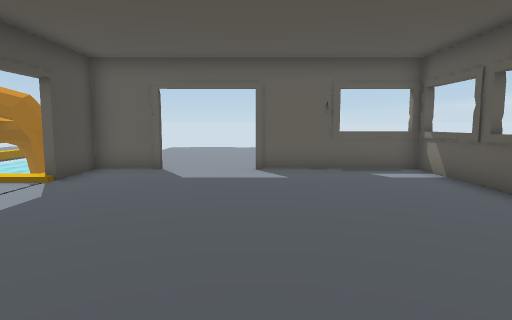
View 1 (above)

16 first-person views from a walk through a scene from a Unity 3-D project. The camera is 1.4 m above the floor, tilts 6° down and sees 75° across. The floor is counted in squares, 1 m on a side. Each view is taken from the middle of a square. On the plan, view 1 faces up. The plan holds only what a view shows up to about 15 squares ahead; the rest is blank. The place goes on beyond the plan. The player character is not drawn. Some surface patterns are stand-ins.

View 2
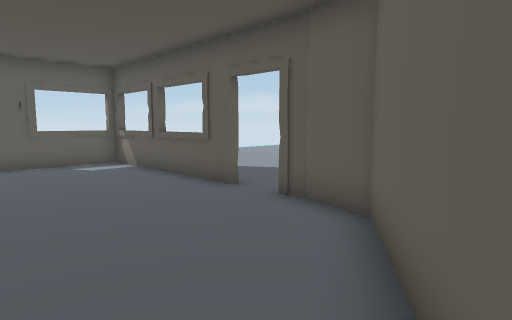

View 3
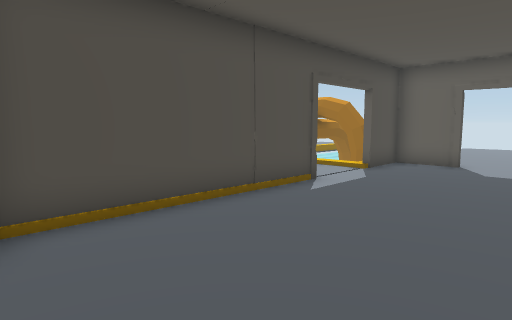

View 4
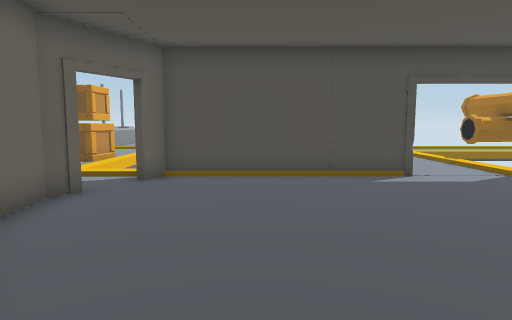

View 5
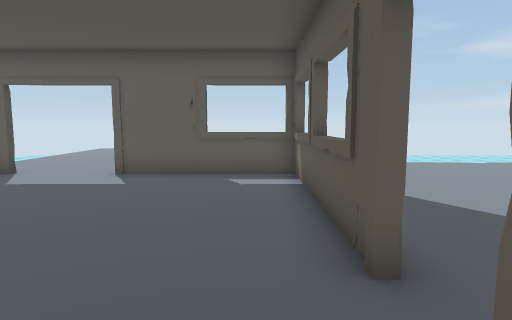

View 6
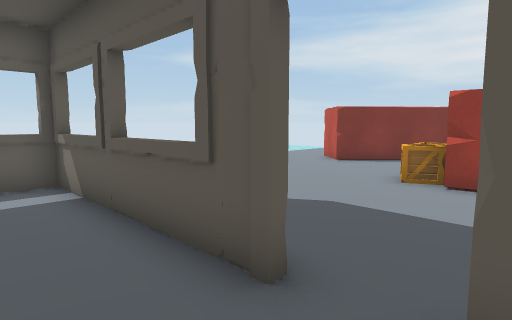

View 7
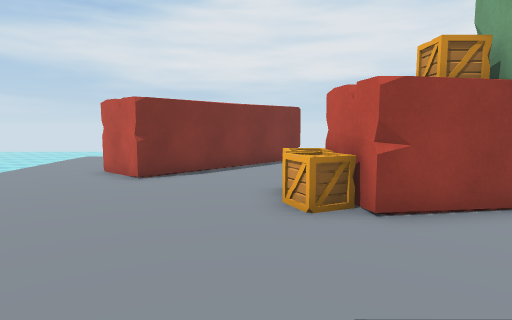

View 8
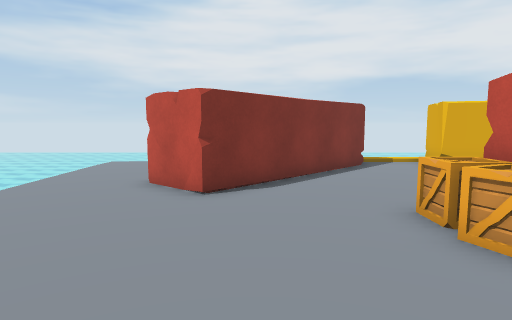

View 9
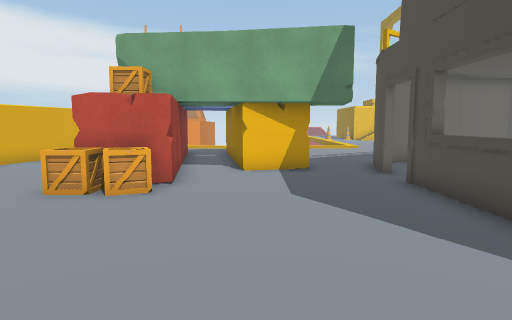

View 10
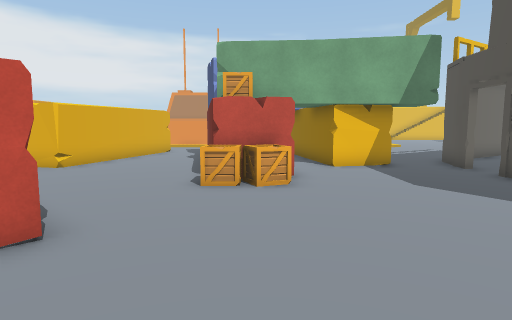

View 11
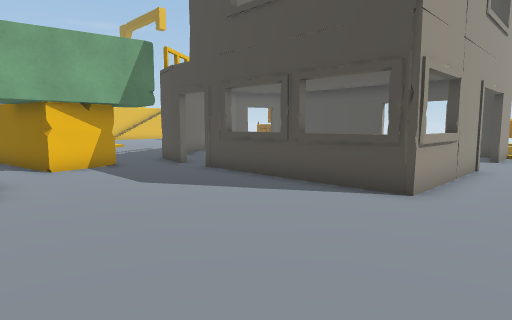

View 12
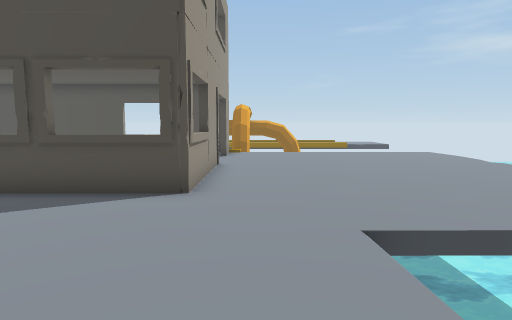

View 13
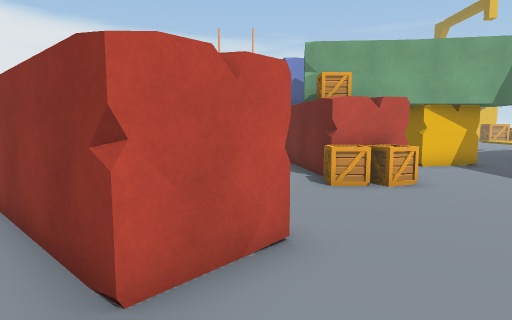

View 14
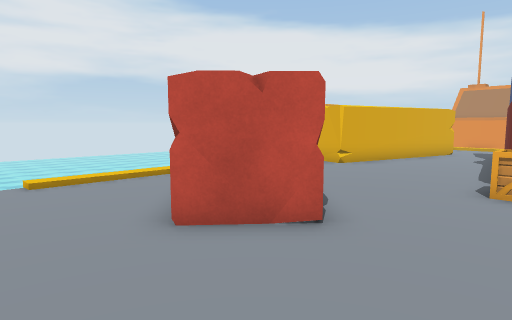

View 15
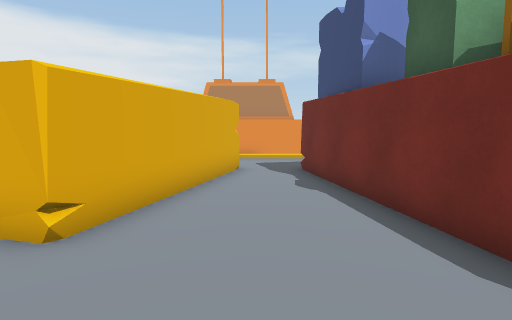

View 16
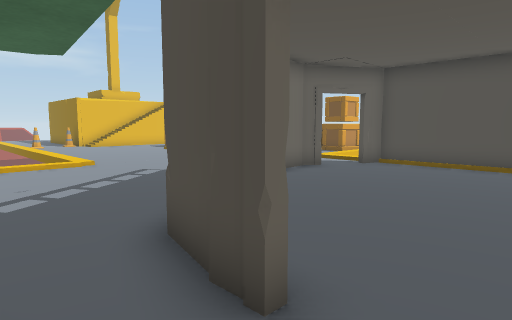

### Floor plan
Points are (right, up) in squares from view 1. A wall is a line through its corners. A room is listed if a view was taken in it or the views show most of it. See-through windows are left out.
Room 1 (views 1, 2, 3, 4, 5, 6)
walls: (5.1, 3.9) (5.1, 10.5); (-5.1, 5.4) (-5.1, -1.5) (-4.4, -1.9); (-3, 10.5) (-5.1, 10.5) (-5.1, 8.2); (-3, -2.7) (-2.3, -3) (0, -2.8) (4.7, 0.3) (5.1, 1.8) (5.1, 2.5); (5.3, 10.5) (0, 10.5)
ways out: opening at (5, 3) to room 2; opening at (-6, 7); opening at (-4, -3); opening at (-1.5, 10); gap at (-5, 5)
Room 2 (views 7, 8, 9, 10, 11, 12, 13, 14, 15, 16)
walls: (14.9, 8.7) (14.6, 9.1) (16, 10.6) (16.4, 10.3); (14.9, 8.8) (14.6, 9.1); (13, 4.5) (13.2, 4); (13.1, 4.5) (13.9, -0.6); (11, 3.6) (11.1, 4.2); (11.1, 3.5) (11, 4.2) (13, 4.5) (13.2, 4.1); (16, 10.5) (16.3, 10.4); (16, 10.6) (19.1, 7.8); (11.4, 1.5) (11, 4.2); (9.4, 1.8) (9.6, 0.4); (9.3, 1.8) (9.5, 1.4); (7.3, 1.4) (9.3, 1.8) (9.5, 1.4); (19.5, 4.4) (14.6, 9.1); (2.5, 10.6) (5.2, 10.6) (5.3, 10.5) (5.3, 3.9); (17.6, -0.6) (18.4, 2.2) (19.6, 1.9)
ways out: opening at (5, 3) to room 1; opening at (2, 13); opening at (6.5, 2); opening at (11, 1); opening at (16, -1)
objects: crate (11, 5); crate (12, 5) to (13, 5)

Positions as (right, up) in squares from view 1, and headings:
1: (0, 0), facing up
2: (0, -2), facing up-right
3: (0, -2), facing up-left
4: (4, 1), facing left
5: (4, 1), facing up
6: (3, 2), facing up-right
7: (6, 6), facing right
8: (8, 8), facing right
9: (9, 12), facing down
10: (12, 13), facing down
11: (12, 13), facing down-left
12: (12, 12), facing left
13: (15, 13), facing down
14: (12, 13), facing down-right
15: (16, 6), facing down
16: (7, 4), facing down-left
